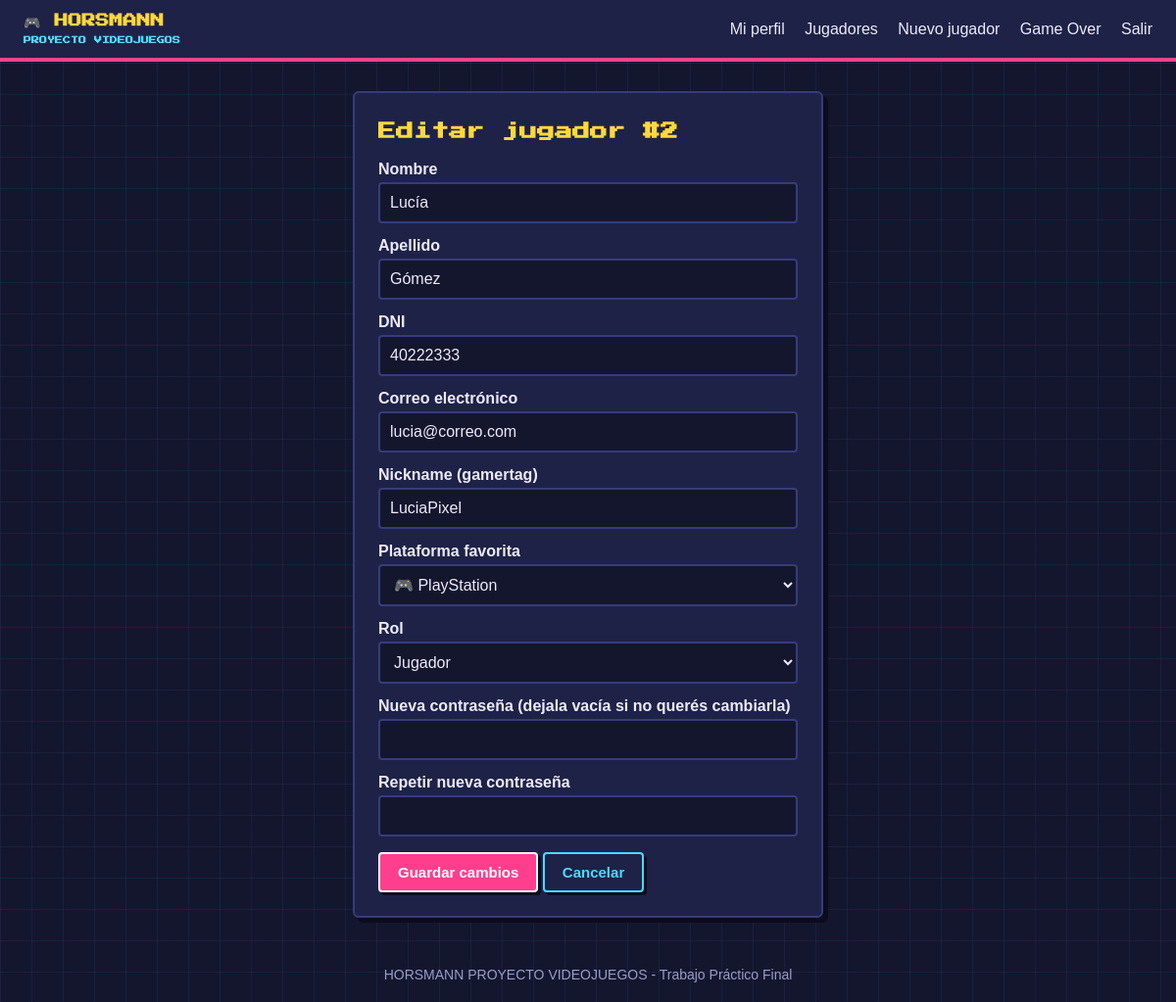
The app's page /editar_usuario.php?id=2 (signed in) with its own data.
### tables this page shows
CREATE TABLE IF NOT EXISTS usuarios (
    id              INT UNSIGNED NOT NULL AUTO_INCREMENT,
    nombre          VARCHAR(50)  NOT NULL,
    apellido        VARCHAR(50)  NOT NULL,
    dni             VARCHAR(8)   NOT NULL,
    email           VARCHAR(100) NOT NULL,
    nickname        VARCHAR(20)  NOT NULL,               
    plataforma      ENUM('PC','PlayStation','Xbox','Nintendo','Móvil') NOT NULL DEFAULT 'PC',
    password        VARCHAR(255) NOT NULL,               
    rol             ENUM('usuario','admin') NOT NULL DEFAULT 'usuario',
    fecha_creacion  DATETIME     NOT NULL DEFAULT CURRENT_TIMESTAMP,
    fecha_archivado DATETIME     NULL DEFAULT NULL,      
    PRIMARY KEY (id),
    UNIQUE KEY uq_usuarios_dni (dni),
    UNIQUE KEY uq_usuarios_email (email),
    UNIQUE KEY uq_usuarios_nickname (nickname)
);

### incluir/gamer.php (called while the page is built, shortened)
<?php
$plataformas = [
    'PC'          => '🖥️',
    'PlayStation' => '🎮',
    'Xbox'        => '🟩',
    'Nintendo'    => '🕹️',
    'Móvil'       => '📱',
];

### editar_usuario.php (the view, shortened to what this page needs)
<?php
require 'conexion.php';
require 'incluir/gamer.php';
$id = (int)($_GET['id'] ?? $_POST['id'] ?? 0);
$c = $pdo->prepare("SELECT id, nombre, apellido, dni, email, nickname, plataforma, rol FROM usuarios WHERE id = ? AND fecha_archivado IS NULL");
$c->execute([$id]);
$usuario = $c->fetch();
require 'incluir/encabezado.php';
?>
<div class="caja">
    <h1>Editar jugador #<?php echo (int)$usuario['id']; ?></h1>
    <form method="post" action="editar_usuario.php">
        <label>Nombre</label>
        <input type="text" name="nombre" maxlength="50" value="<?php echo htmlspecialchars($usuario['nombre']); ?>">
        <label>Apellido</label>
        <input type="text" name="apellido" maxlength="50" value="<?php echo htmlspecialchars($usuario['apellido']); ?>">
        <label>DNI</label>
        <input type="text" name="dni" maxlength="8" value="<?php echo htmlspecialchars($usuario['dni']); ?>">
        <label>Correo electrónico</label>
        <input type="email" name="email" maxlength="100" value="<?php echo htmlspecialchars($usuario['email']); ?>">
        <label>Nickname (gamertag)</label>
        <input type="text" name="nickname" maxlength="20" value="<?php echo htmlspecialchars($usuario['nickname']); ?>">
        <label>Plataforma favorita</label>
        <select name="plataforma">
            <?php foreach ($plataformas as $nom_plat => $icono) { ?>
                <option value="<?php echo $nom_plat; ?>" <?php if ($usuario['plataforma'] === $nom_plat) echo 'selected'; ?>><?php echo $icono . ' ' . $nom_plat; ?></option>
            <?php } ?>
        </select>
        <label>Rol</label>
        <?php if ($usuario['id'] == $_SESSION['id']) { ?>
            <p>Administrador (no podés cambiar tu propio rol)</p>
        <?php } else { ?>
            <select name="rol">
                <option value="usuario" <?php if ($usuario['rol'] === 'usuario') echo 'selected'; ?>>Jugador</option>
            </select>
        <?php } ?>
        <label>Nueva contraseña (dejala vacía si no querés cambiarla)</label>
        <input type="password" name="clave" autocomplete="new-password">
        <label>Repetir nueva contraseña</label>
        <input type="password" name="clave2" autocomplete="new-password">
        <button type="submit" class="boton">Guardar cambios</button>
        <a href="admin_usuarios.php" class="boton boton-claro">Cancelar</a>
    </form>
</div>
<?php require 'incluir/pie.php'; ?>

### css/estilos.css (style rules this page uses)
body { margin: 0; font-family: Arial, Helvetica, sans-serif; background: #14162e; color: #eceaf8; }
a { color: #4fd8ff; }
h1 { font-family: "Courier New", monospace; margin-top: 0; }
.caja { background: #1e2247; border: 2px solid #363c7a; border-radius: 6px; padding: 24px; box-shadow: 5px 5px 0 #0b0c1d; }
label { display: block; margin: 14px 0 4px; font-weight: bold; }
input[type=text], input[type=email], input[type=password], select { width: 100%; box-sizing: border-box; padding: 10px; background: #14162e; color: #eceaf8; border: 2px solid #363c7a; border-radius: 4px; font-size: 16px; }
.boton { display: inline-block; margin-top: 16px; padding: 10px 18px; background: #ff3f8e; color: #fff; border: 2px solid #fff; border-radius: 4px; font-size: 15px; font-weight: bold; text-decoration: none; cursor: pointer; box-shadow: 3px 3px 0 #0b0c1d; }
.boton-claro { background: transparent; color: #4fd8ff; border-color: #4fd8ff; }
body { background-color: #14162e; background-image: linear-gradient(rgba(79, 216, 255, 0.06) 1px, transparent 1px), linear-gradient(90deg, rgba(79, 216, 255, 0.06) 1px, transparent 1px); background-size: 32px 32px; }
.logo, h1, .pantalla, .nivel-num, .parpadeo { font-family: "Press Start 2P", "Courier New", monospace; }
h1 { font-size: 18px; line-height: 1.7; color: #ffd83d; }

### records on screen
usuarios: id "2", nombre "Lucía", apellido "Gómez", dni "40222333", email "lucia@correo.com", nickname "LuciaPixel", plataforma "🎮 PlayStation", rol "Jugador"
